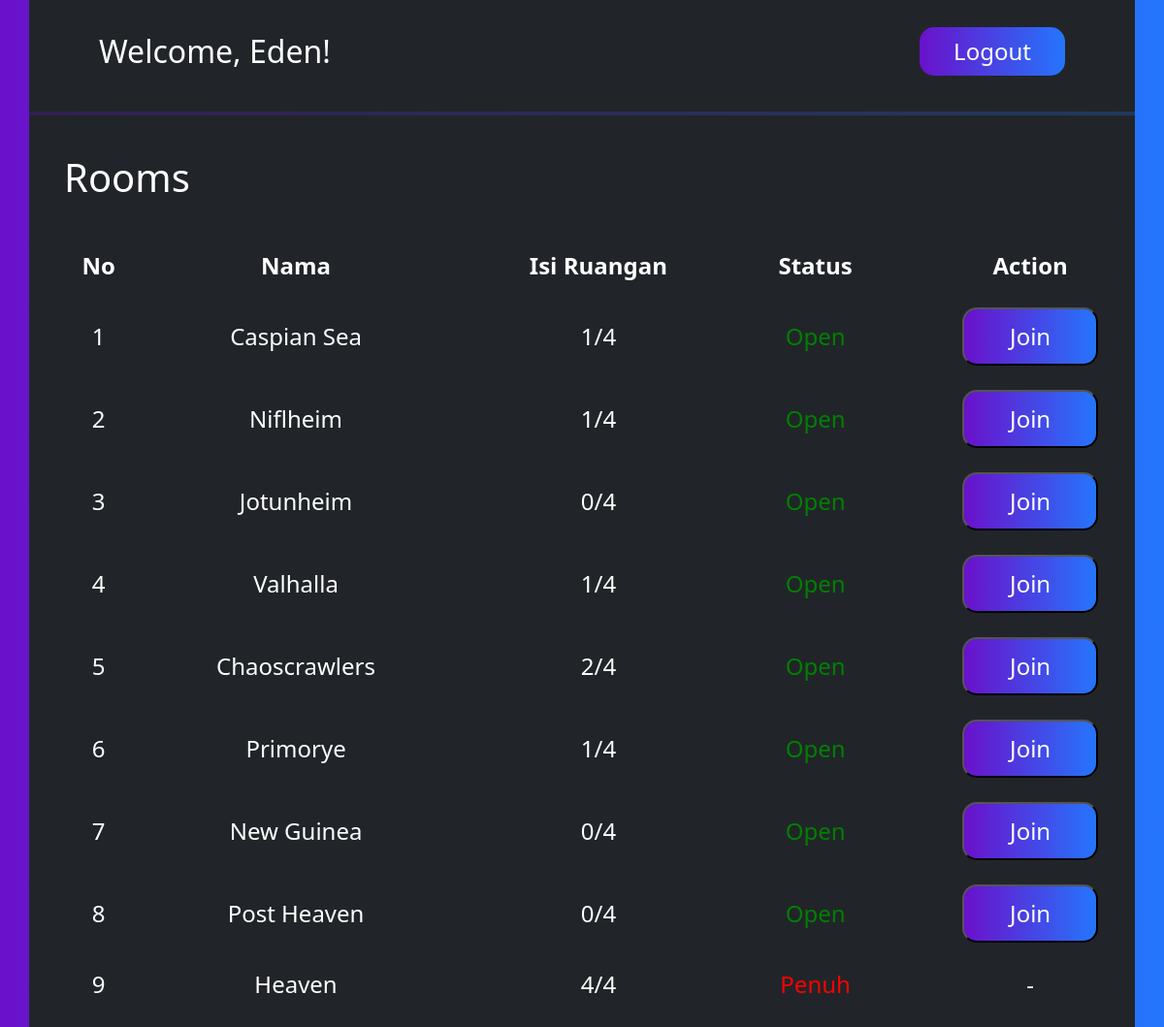
Screenshot of /T6_221116958/user.php?username=eden with the database file from the repository.
### tables this page shows
CREATE TABLE `users` (
  `username` varchar(50) NOT NULL,
  `nama` varchar(64) NOT NULL,
  `email` varchar(64) NOT NULL,
  `password` varchar(25) NOT NULL,
  `id_rents` varchar(10) DEFAULT NULL
);

CREATE TABLE `room` (
  `nomor_ruangan` varchar(10) NOT NULL,
  `nama_ruangan` varchar(50) NOT NULL,
  `console` varchar(10) NOT NULL
);

CREATE TABLE `rents` (
  `id_rent` varchar(10) NOT NULL,
  `nomor_ruangan` varchar(10) NOT NULL,
  `jumlah_customer` int(1) NOT NULL
);

### T6_221116958/functions.php (called while the page is built, shortened)
<?php
$conn = mysqli_connect('localhost', 'root', '', 't6_6958');
function query($query)
{
    global $conn;
    $result = mysqli_query($conn, $query);
    $rows = [];
    while ($row = mysqli_fetch_assoc($result)) {
        array_push($rows, $row);
    }
    return $rows;
}

### T6_221116958/user.php (the view, shortened to what this page needs)
<?php
require("functions.php");
$username = $_GET["username"];
$user = query("SELECT * FROM users WHERE username = '$username'")[0];
$nama = $user["nama"];
$rooms = query("SELECT * FROM room");
?>
<!DOCTYPE html>
<html lang="en">
<head>
    <link rel="stylesheet" href="https://cdn.jsdelivr.net/npm/bootstrap@5.2.2/dist/css/bootstrap.min.css">
    <link rel="stylesheet" href="userStyle.css">
</head>
<body>
    <div class="gradient-custom min-vh-100">
        <div class="container min-vh-100 bg-dark">
            <nav class="navbar navbar-expand-lg bg-dark pt-4">
                <div class="container-fluid">
                    <div class="navbar-brand text-white ms-5 font2em">Welcome, <?= $nama ?>!</div>
                    <div class="collapse navbar-collapse" id="navbarSupportedContent">
                        <form action="login.php" class="d-flex justify-content-end">
                            <button class=" btnLogout me-5 gradient-custom">Logout</button>
                        </form>
                    </div>
                </div>
            </nav>
            <div class="row d-flex justify-content-center align-item-center mt-4">
                <hr class="gradient-custom" style="width: 100%; height: 5px;">
            </div>
            <h1 class="text-white ms-4 mt-4">Rooms</h1>
            <div class="row mt-5 w-80 d-flex justify-content-center align-item-center">
                <table class="caseTable w-70 mb-2 moreMargin">
                    <tr class="pb-4">
                        <th class="text-center">No</th>
                        <th class="text-center">Nama</th>
                        <th class="text-center">Isi Ruangan</th>
                        <th class="text-center">Status</th>
                        <th class="text-center">Action</th>
                    </tr>
                    <?php
                    $nomor = 1;
                    foreach ($rooms as $room) :
                        $nomorRuangan = $room["nomor_ruangan"];
                        $namaRuangan = $room["nama_ruangan"];
                    ?>
                        <form action="" method="post">
                            <tr>
                                <td class="text-center pt-4"><?= $nomor ?></td>
                                <td class="text-center pt-4"><?= $namaRuangan ?></td>
                                <?php
                                $rents = query("SELECT * FROM rents WHERE nomor_ruangan = '$nomorRuangan'");
                                if (count($rents) > 0) {
                                    $jumlah = $rents[0]["jumlah_customer"];
                                } else {
                                    $jumlah = 0;
                                }
                                ?>
                                <td class="text-center pt-4"><?= $jumlah ?>/4</td>
                                <?php
                                if ($jumlah < 4) {
                                ?>
                                    <td class="text-center pt-4 fontGreen">Open</td>
                                    <td class="text-center pt-4 d-flex justify-content-center align-item-center">
                                        <button class=" btnJoin gradient-custom" name="join">Join</button>
                                    </td>
                                <?php
                                } else {
                                ?>
                                    <td class="text-center pt-4 fontRed">Penuh</td>
                                    <td class="text-center pt-4 d-flex justify-content-center align-item-center">
                                        -
                                    </td>
                                <?php
                                }
                                ?>
                            </tr>
                        </form>
                    <?php
                        $nomor++;
                    endforeach;
                    ?>
                </table>
            </div>
            <div class="filler"></div>
        </div>
    </div>
</body>
</html>

### T6_221116958/userStyle.css (style rules this page uses)
.gradient-custom { background: #6a11cb; background: -webkit-linear-gradient(to right, rgba(106, 17, 203, 1), rgba(37, 117, 252, 1)); background: linear-gradient(to right, rgba(106, 17, 203, 1), rgba(37, 117, 252, 1)); }
.btnLogout { width: 150px; height: 50px; border: none; border-radius: 15px; font-size: 1.5em; color: white; }
.font2em { font-size: 2em; }
.fontGreen { color: green; }
.fontRed { color: red; }
.btnJoin { height: 60px; width: 140px; border-radius: 15px; color: white; }
.caseTable { font-size: 1.5em; color: white; margin-left: 70px; }
.filler { height: 100px; }

### rows the page displays
users: nama "Eden"
room: nama_ruangan "Caspian Sea", rents.jumlah_customer "1", shows "Open"
room: nama_ruangan "Niflheim", rents.jumlah_customer "1", shows "Open"
room: nama_ruangan "Jotunheim", jumlah "0", shows "Open"
room: nama_ruangan "Valhalla", rents.jumlah_customer "1", shows "Open"
room: nama_ruangan "Chaoscrawlers", rents.jumlah_customer "2", shows "Open"
room: nama_ruangan "Primorye", rents.jumlah_customer "1", shows "Open"
room: nama_ruangan "New Guinea", jumlah "0", shows "Open"
room: nama_ruangan "Post Heaven", jumlah "0", shows "Open"
room: nama_ruangan "Heaven", rents.jumlah_customer "4", shows "Penuh"
